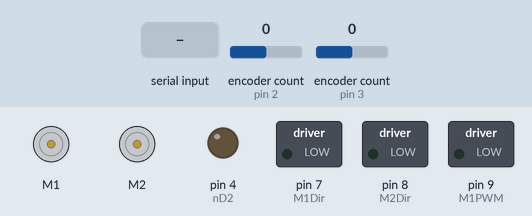
This sketch was run on a simulated Arduino Uno, built with avr-gcc and run on an emulated ATmega328P. Shown: 2 × DC motor (green arrow = forward, orange = backward, longer = faster), switched loads named in the sketch (green lamp = pin HIGH), output pins drawn as LEDs (lit = HIGH). The test bench sets the inputs (shaded band); at power-on: encoder count (sensors on pin 2, pin 3) 0. What the sketch prints to the serial monitor is not drawn.

Above: at 1.2 s.
1.3 s: "C90\n" received over Serial
At 1.96 s:
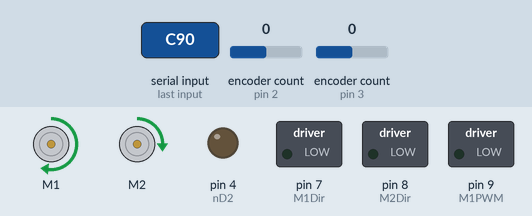
At 3.7 s:
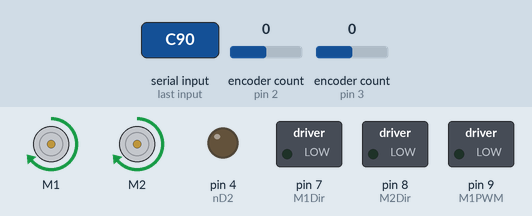
4.3 s: "90,45,200\n" received over Serial
Timing chart, 0 to 7.3 s (numbered marks = the images above; inputs shaded):
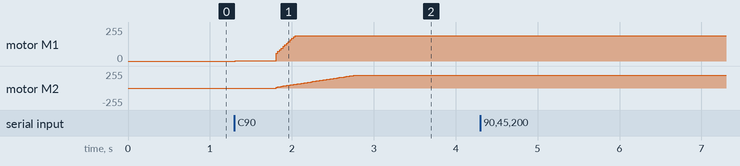

Measured:
- after the input at 1.3 s, motor M1: moves from stopped to forward 191/255 over 0.73 s, starting at once
- after the input at 4.3 s, every drawn part: stays the same

The sketch:

Serial_Comms_Working.ino
```cpp
//Arduino code used to control the velocity of each wheel with inputs of radius desired angular velocity and desired linear velocity
#include <Encoder.h>
#include "DualMC33926MotorShield.h" //PWm goes from -400 to 400
#include <AutoPID.h>

//Pin setup
#define nD2 4 //tri-state disables both outputs of both motor channels when low
#define M1Dir 7 // Motor 1 direction input (voltage sign M1)
#define M2Dir 8 // motor 2 direction input (Voltage sign M2)
#define M1PWM 9 // Motor 1 speed input (Command Voltage M1)
#define M2PWM 10 // Motor 2 speed input (command Votlage M2)
#define nSF 12 //Status flag


#define kp_A (46.2979731521748)     //Wheel 2 velocity por. gain
#define kd_A (0)  //Wheel 2 velocity dif. gain
#define ki_A (461.590792327183)   //Wheel 2 velocity int. gain

#define kp_B (46.6050777553275)   //Wheel 2 velocity por. gain
#define kd_B (0) //Wheel 2 velocity dif. gain
#define ki_B (515.918210751475)   //Wheel 2 velocity int. gain

#define char_buffer_len 30

Encoder MotorEncoder1(2,6); //used 2 and 3 as they have the best interrupt timing, will need to change when adding second motor
Encoder MotorEncoder2(3,5); //used 2 and 3 as they have the best interrupt timing, will need to change when adding second motor
//comm stuff
int index = 0;
char space[] = {' '};                                    //needed so the program knows to split up input string whenever a space occurs
char stringInput[30];                                     //the char array that the input string is placed in
String tooken;                                         //5 commands per string sent
float RFloat;                                             //dummy global variables
float OFloat;
float TFloat;
float VFloat;

double counter1=0; //counter for motor 1 and 2 resp.
double counter2=0;
double counter1_offset=0;
double counter2_offset=0;

double RadA=0;//current radial position sampled
double RadB=0;

double Vel_A=0; // Radial Velocity of motor 1
double Vel_B=0; // Radial Velocity of motor 2

double Vel_WA=0;
double Vel_WB=0;

double Vel_L=0;
double Vel_S=0;

double RadAPrev=0;//Previous radial positon of wheel 1 before being sampled again
double RadBPrev=0;

double output_A=0;//PWM output for wheel 1
double output_B=0;//PWM output for wheel 2

double setpoint_A=0; //Wanted wheel 1 velocity
double setpoint_B=0; //Wanted wheel 2 velocity

//User-defined parameters needed for the operation
double Radius=0; //Radius of circle
double omega=0; //anglular velocity desired
double inputVel=0; //linear velocity desired

//Robot defined parameters
double r=2.88/12;// Radius of wheel in feet
double d=(13.15/2)/12; //Distance wheel to center in feet

//Timing stuff
double Time_1=0; // time delay for next interval
double Interval_time=5;//sample interval time =5ms
double Time=0;
double TimeSpin=0;
double TimeDes=0;


//function stuff
double Vel=0;
double count1=0;
double count2=0;
double rev=0;
double Rad=0;
bool Hit_Hard_Code=false;
int i=0;
//Initialize PID class variables

AutoPID Vel_A_PID(&Vel_A,&setpoint_A,&output_A,-300,300,kp_A,ki_A,kd_A);
AutoPID Vel_B_PID(&Vel_B,&setpoint_B,&output_B,-300,300,kp_B,ki_B,kd_B);

DualMC33926MotorShield motor_shield;

void setup() {
  // put your setup code here, to run once:
   pinMode(nD2,OUTPUT);
   pinMode(M1Dir,OUTPUT);
   pinMode(M2Dir,OUTPUT);
   pinMode(M1PWM,OUTPUT);
   pinMode(M1PWM,OUTPUT);
   pinMode(nSF,INPUT);
   motor_shield.init();
   Serial.begin (1000000);//baud rate set to 250000
   Vel_A_PID.setTimeStep(Interval_time);
   Vel_B_PID.setTimeStep(Interval_time);
}

//convert motor counts into radial position of each wheel
void CountsToRad(double count1,double count2,double* RadA, double* RadB)
{
   rev=(count1)/(64*50); // Get revolutions made for the motor
   *RadA=rev*6.2832; // Get radians made for the motor
   rev=(count2)/(64*50); // Get revolutions made for the motor
   *RadB=rev*6.2832; // Get radians made for the motor
}
//converts radial position of each wheel into linear velocity of each wheel
void RadToVel (double RadA,double RadB, double RadAPrev, double RadBPrev, double Interval_time, double* Vel_A, double* Vel_B)
{
  *Vel_A=((RadA-RadAPrev)/(Interval_time/1000))*(2.88/12);
  *Vel_B=((RadB-RadBPrev)/(Interval_time/1000))*(2.88/12);
}

//finds setpoint of linear velocity with a given angular velocity
void AngularVelToLinearA(double omega,double Radius, double* Vel_WA, double* Vel_WB)
{
     if(omega>0)
   {
    *Vel_WA=omega*(Radius+d);//relook at d I dont remeber but i think the 1/2 needs to be removed for this equation to hold
    *Vel_WB=omega*(Radius-d);
    }
    else{
    *Vel_WA=-1*omega*(Radius-d);
    *Vel_WB=-1*omega*(Radius+d);
      }

}

//sums the linear input velocity and the linear velocity derived from the angular velocity
double SummingBlock(double Vel_W,double inputVel)
{
   Vel_S=Vel_W+inputVel;
   return Vel_S;
}


void HardCodeSpin(double *omega, double *Radius,double Timespin,double Time_1)
{
  if(Time_1>=TimeSpin){//spin 90 deg
  *omega=1.5;
  *Radius=0;
  }
  if(Time_1>=TimeSpin+1300)//reach 90 degs and stop
  {
  *omega=0;
  *Radius=0;
  }
   if(Time_1>=TimeSpin+1300+500)//wait .5 seconds after stopping to move around the beacon with a radius of 1
  {
  *omega=1.25;
  *Radius=1;
  }
   if(Time_1>=TimeSpin+1300+500+5590)//finish the movement around the beacon set all values back to zero
  {
  *omega=0;
  *Radius=0;
  }
}

void decodeString(){
    char leading = '\n';

  if (Serial.available() > 0){
    Serial.readBytesUntil('\n',stringInput,char_buffer_len);                      //the "@" is arbitrary, only reads in 30 characters

    tooken = strtok(stringInput,space);                     //this splits off a chunk of the input string (until the first ' ') and puts it in a string array
    leading = tooken[0];
    tooken.remove(0,1);

    counter1_offset = MotorEncoder1.read();
    counter2_offset = MotorEncoder2.read();
    RadAPrev = 0;
    RadBPrev = 0;
    Time=0;

    //Serial.println(tooken[0]);
    //Serial.println(tooken[0] == 'R');


    while(tooken != NULL){                                     //checks if there are more command strings left
        switch (leading){
          case 'R':
            RFloat = tooken.toFloat();                         //sets corresponding global variable to the float determined
            Radius=double(RFloat);
            break;

          case 'O':
            OFloat = tooken.toFloat();                        //sets corresponding global variable to the float determined
            omega=double(OFloat);
            break;

          case 'T':
            TFloat = tooken.toFloat();                        //sets corresponding global variable to the float determined
            TimeDes=double(TFloat)*1000+550+millis();
            break;

          case 'V':
            VFloat = tooken.toFloat();                        //sets corresponding global variable to the float determined
            inputVel=double(VFloat);
            break;

          case 'C':
            Hit_Hard_Code=true;
            i=0;
            break;

          default:
            Serial.println("I dont know this character.");            //If it doesn't recognize the first character
        }
          tooken = strtok(NULL,space);                           //splits off another chunk of the input string (another command)
          leading = tooken[0];
          tooken.remove(0,1);

      }
    }
    for(i = 0; i < char_buffer_len; i ++)
      stringInput[i] = 0;
}
void loop() {
  while(millis()> Time_1 + Interval_time)
  {

      if(millis()>=TimeDes && TimeDes!=0)
      {
        omega=0;
        Radius=0;
        inputVel=0;
        TimeDes=0;

        }
     decodeString(); //Decodes values sent from the serial

       if(Hit_Hard_Code == true && i==0)//WHen we reach the special character start the spin
      {
      TimeSpin=Time_1; //set the spin time as the current sample time
      HardCodeSpin(&omega,&Radius,TimeSpin,Time_1);    //run the spin function
      i++;//increment so the time doesnt get reset to the current sample time
      }
      if(Hit_Hard_Code ==true && i!=0)//used so the hardcode spin could be continually ran
      {
        HardCodeSpin(&omega,&Radius,TimeSpin,Time_1);
      }

     counter1=-1*MotorEncoder1.read()-(-1*counter1_offset); //get motor counts for motor 1 multiplied by -1 because the counts were backwards
     counter2=MotorEncoder2.read()-counter2_offset;  //get motor counts for motor 2

     //finiding radial positon of each wheel
     CountsToRad(counter1,counter2,&RadA,&RadB);

     // Finding linear velocity from the radial position of each wheel
      RadToVel(RadA,RadB,RadAPrev,RadBPrev,Interval_time,&Vel_A,&Vel_B);

     //Angular velocity input converted to linear velocity of each wheel
     AngularVelToLinearA(omega,Radius,&Vel_WA,&Vel_WB);

     //Summing block to set setpoint for wheel velocity control
     setpoint_A=SummingBlock(Vel_WA,inputVel);
     setpoint_B=SummingBlock(Vel_WB,inputVel);

     //runs the velocity controllers
     Vel_A_PID.run();
     Vel_B_PID.run();

    //sets the output of the controllers (PWM) to run the motors
     motor_shield.setM1Speed(output_A);
     motor_shield.setM2Speed(output_B);

     RadAPrev=RadA;
     RadBPrev=RadB;

     Time_1=millis(); //Change time so it runs at an incremeted 10ms
     //Time+=Interval_time;
    }

}
```
